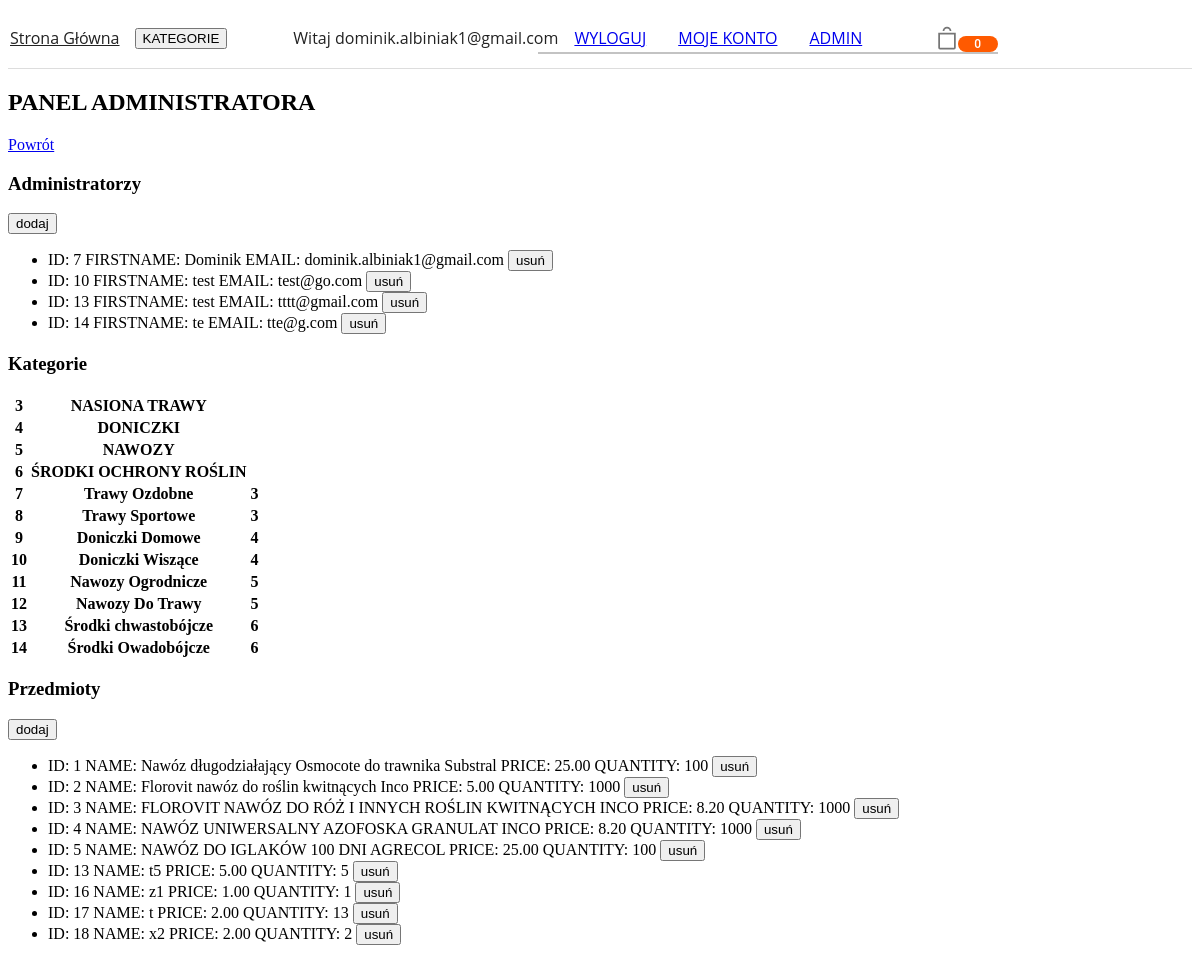
The app's page /Admin/AdminPanel.php (signed in) with its own data.
### tables this page shows
CREATE TABLE `category` (
  `ID` int(11) NOT NULL AUTO_INCREMENT,
  `Name` varchar(255) DEFAULT NULL,
  `SubCategory` int(11) DEFAULT NULL,
  PRIMARY KEY (`ID`),
  KEY `SubCategory` (`SubCategory`),
  CONSTRAINT `category_ibfk_1` FOREIGN KEY (`SubCategory`) REFERENCES `category` (`ID`)
);

### php/SQLProxy.php (called while the page is built, shortened)
<?php
    include_once(dirname(__FILE__) . "\PDOFactory.php");
    class SQLProxy implements SQLCommands {
        private SQLCommands $sqlCommands;
        public function __construct($sqlCommands, DBData $dbData) {
            if (isset($sqlCommands)) {
                $this->sqlCommands = $sqlCommands;
            } else {
                if (isset($dbData)) {
                    $this->sqlCommands = new PDOFactory($dbData->getServerName(), $dbData->getUserName(), $dbData->getPassword(), $dbData->getDBName());
                } else {
                    trigger_error("dbData has not been set", E_WARNING);
                }
            }
        }
        function returnTable($SQLQuery, $params): array {
            return $this->sqlCommands->returnTable($SQLQuery, $params);
        }
    }

### php/DBCredentials.php (called while the page is built, shortened)
<?php
    Class DBCredentials implements DBData {
        private string $servername = "localhost";
        private string $username = "root";
        private string $password = "34FFI!TbHw8";
        private string $dbname = "PHPProject";
        function getServerName(): string {
            return $this->servername;
        }
        function getUserName(): string {
            return $this->username;
        }
        function getPassword(): string {
            return $this->password;
        }
        function getDBName(): string {
            return $this->dbname;
        }
    }

### php/PDOFactory.php (called while the page is built, shortened)
<?php
    class PDOFactory implements SQLCommands {
        private PDO $dbh;
        public function __construct(string $servername,string $username,string $password,string $dbname) {
            $temp = 'mysql:host=' . $servername . ';dbname=' . $dbname;
            $this->dbh = new PDO($temp, $username, $password);
        }
        private function run($SQLQuery, $params): PDOStatement {
            $stmt = $this->dbh->prepare($SQLQuery);
            $stmt->execute($params);
            return $stmt;
        }
        function returnTable($SQLQuery, $params): array {
            return $this->run($SQLQuery, $params)->fetchAll(PDO::FETCH_ASSOC);
        }
    }

### Admin/AdminPanel.php (the view, shortened to what this page needs)
<!DOCTYPE HTML>
<html>
<head>
    <link rel="stylesheet" href="../css/register.css">
</head>
<body>
<?php
require_once("../php/DBCredentials.php");
require_once("../php/SQLProxy.php");
require_once("../php/GET/GetLoginHTML.php");
include $_SESSION['DIR'] . '/php-project/Menu.php';
$dbCredentials = new DBCredentials();
$sqlProxy = new SQLProxy(null, $dbCredentials);
$getLoginHTML = new GetLoginHTML($dbCredentials);
$sql = "SELECT ID, FIRSTNAME, EMAIL FROM USERS WHERE ID IN (SELECT user_id FROM ADMIN)";
$table1 = showDBTable($sql, null, $sqlProxy, "DeleteAdmin");
$sql = "SELECT ID, NAME, SUBCATEGORY FROM CATEGORY";
$table2 = $getLoginHTML->showDBTable($sql, null);
$sql = "SELECT ID, NAME, PRICE, QUANTITY FROM ITEM";
$table3 = showDBTable($sql, null, $sqlProxy, "DeleteItem");
            ?>
            <?php
function showDBTable($sql, $params, SQLProxy $sqlProxy, $buttonName): string {
    $arr = $sqlProxy->returnTable($sql, $params);
    $str = "<ul>";
    try {
        foreach ($arr as $col) {
            $str = $str . "<li>";
            $temp = "";
            foreach ($col as $key => $value) {
                $temp = $temp . $key . ": " . $value . "\n";
            }
            $str = $str . $temp;
            $str = $str . "<button class='Delete' name='$buttonName' value='$col[ID]'" .
             htmlspecialchars($_SERVER["PHP_SELF"]) . " role='button' type='submit'>usuń</button></li>";
        }
    } catch (Exception $e) {
        echo $e->getMessage();
    }
    return $str . "</ul>";
}
?>
<section class='AdminPanel'>
    <h2>PANEL ADMINISTRATORA</h2>
    <div class="GetBack">
        <a href="../Main.php">Powrót</a>
    </div>
    <div>
        <div>
            <div class="AdminTable Table">
                <form name='loginForm' role='form' method='post' action="<?php echo htmlspecialchars($_SERVER["PHP_SELF"]);?>">
                    <div class='LoginFields'>
                        <h3>Administratorzy</h3>
                        <button class='Add' name='show' value="Admin" role='button' type='submit' >dodaj</button>
                        <?php echo $table1; ?>
                    </div>
                </form>
            </div>
        </div>
        <div>
            <div class="CategoryTable Table">
                <form name='loginForm' role='form' method='post' action="<?php echo htmlspecialchars($_SERVER["PHP_SELF"]);?>">
                    <div class='LoginFields'>
                        <h3>Kategorie</h3>
                        <?php echo $table2; ?>
                    </div>
                </form>
            </div>
        </div>
        <div>
            <div class="ItemTable Table">
                <form name='loginForm' role='form' method='post' action="<?php echo htmlspecialchars($_SERVER["PHP_SELF"]);?>">
                    <div class='LoginFields'>
                        <h3>Przedmioty</h3>
                        <button class='Add' name='show' value="Item" role='button' type='submit' >dodaj</button>
                        <?php echo $table3; ?>
                    </div>
                </form>
            </div>
        </div>
    </div>
</section>
</body>
</html>

### php/GET/GetLoginHTML.php (shortened to what this page needs)
<?php
    include_once(dirname(__FILE__) . "\..\DBCredentials.php");
    include_once(dirname(__FILE__) . "\..\SQLProxy.php");
    class GetLoginHTML {
        private SQLCommands $sqlCommands;
        function __construct(DBdata $dbData) {
            $this->sqlCommands = new SQLProxy(null, $dbData);
        }
        function showDBTable($sql, $params, $html = ""): string {
            $arr = $this->sqlCommands->returnTable($sql, $params);
            $str = "<table>";
            try {
                foreach ($arr as $col) {
                    $str = $str . "<tr>";
                    foreach ($col as $i) {
                        $str = $str . "<th>" . $i . "</th>";
                    }
                    $str = $str . $html . "</tr>";
                }
            } catch (Exception $e) {
                echo $e->getMessage();
            }
            return $str . "</table>";
        }
    }

### css/menu.css (style rules this page uses)
h2 { display: block; font-size: 1.5em; margin-block-start: 0.83em; margin-block-end: 0.83em; margin-inline-start: 0px; margin-inline-end: 0px; font-weight: bold; }

### records on screen
category: ID "3 NASIONA TRAWY"
category: ID "4 DONICZKI"
category: ID "5 NAWOZY"
category: ID "6 ŚRODKI OCHRONY ROŚLIN"
category: ID "7 Trawy Ozdobne 3"
category: ID "8 Trawy Sportowe 3"
category: ID "9 Doniczki Domowe 4"
category: ID "10 Doniczki Wiszące 4"
category: ID "11 Nawozy Ogrodnicze 5"
category: ID "12 Nawozy Do Trawy 5"
category: ID "13 Środki chwastobójcze 6"
category: ID "14 Środki Owadobójcze 6"

### other values on screen
$_SESSION['name'] "dominik.albiniak1@gmail.com"
